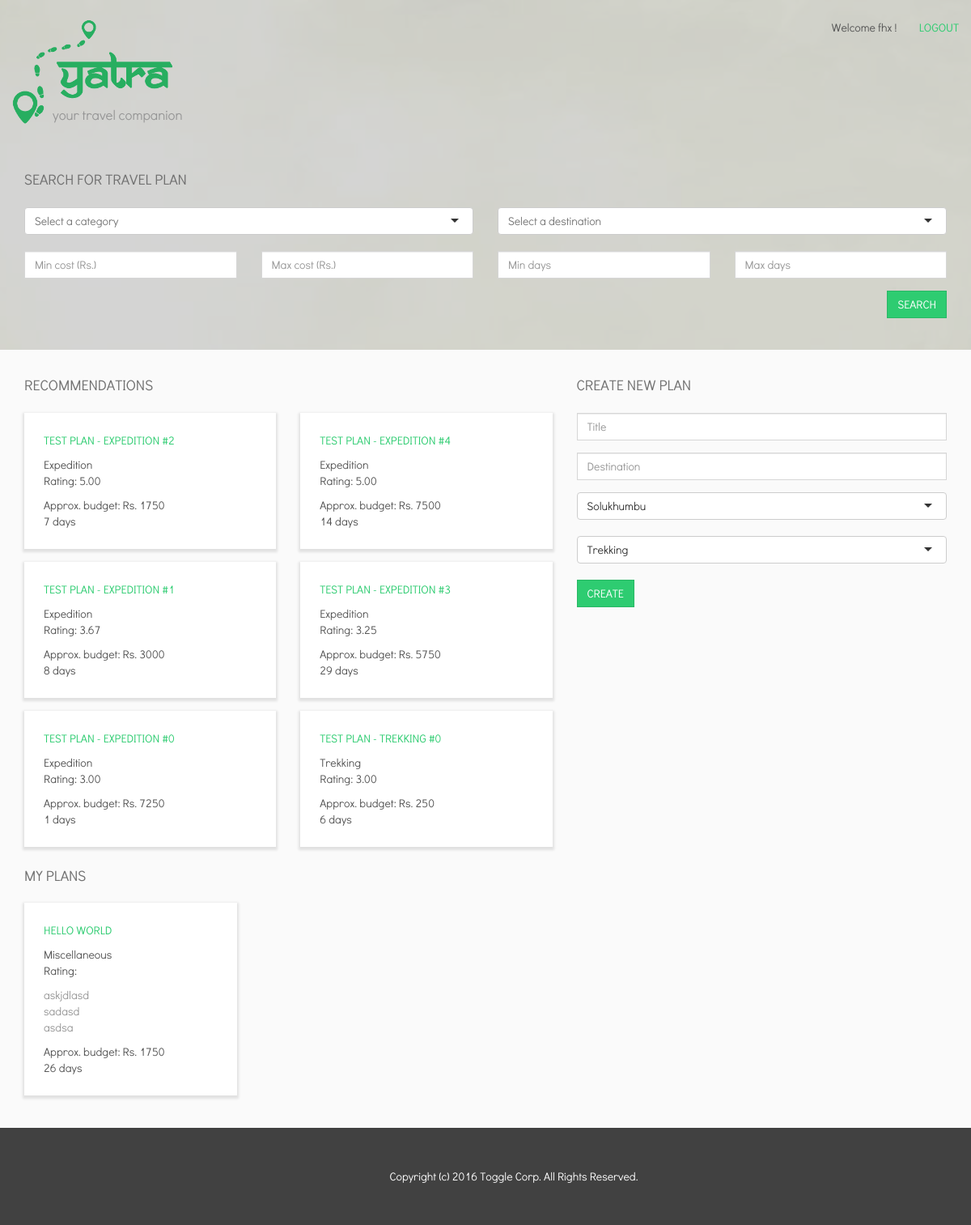
Before: /dashboard/ (signed in) with the older database file.
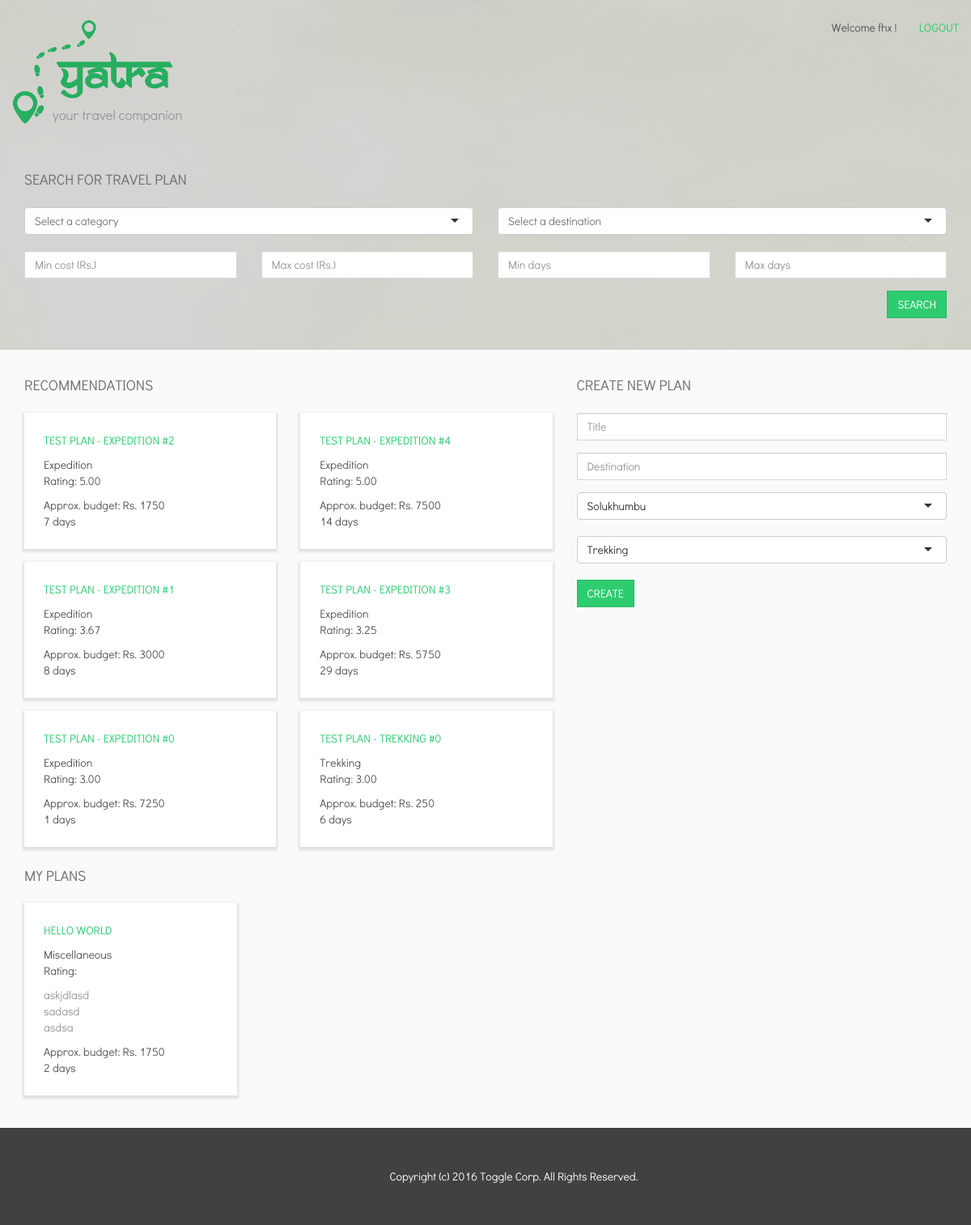
After: the same page with the newer database file.
### tour/models.py (models this page shows, shortened)
class Plan(models.Model):
    title = models.CharField(max_length=50)
    category = models.ForeignKey(Category)
    description = models.TextField(blank=True, default="")
    destination = models.ForeignKey(Destination)
    next_point = models.OneToOneField(TripPoint, null=True, blank=True,
                                      default=None)
    budget = models.IntegerField(null=True, blank=True, default=None)
    public = models.BooleanField(default=True)
    number_of_days = models.IntegerField(default=0)
    created_by = models.ForeignKey(User)
    created_at = models.DateTimeField(auto_now_add=True)

class Category(models.Model):
    name = models.CharField(max_length=70, primary_key=True)
    class Meta:
        verbose_name_plural = "categories"
    def __str__(self):
        return self.name

### tour/views.py (the view, shortened to what this page needs)
# urls.py: url(r'^dashboard/$', DashboardView.as_view(), name="dashboard"),
class DashboardView(View):
    @method_decorator(login_required)
    def get(self, request):
        user = request.user
        plans = Plan.objects.filter(public=True). \
            exclude(review__posted_by__pk=user.pk)
        recommendations = sort_by_recommended(plans, user)[:6]
        for plan in recommendations:
            plan.rating = Review.get_average_rating(plan)
        return render(request, 'tour/dashboard.html', {
            'recommendations': recommendations,
            'destinations': [
                d for d in Destination.objects.all()
                if not District.objects.filter(name=d.name).exists()
            ],
            "districts": District.objects.all(),
            "categories": Category.objects.all(),
            "my_plans":
                Plan.objects.filter(created_by=request.user).
                order_by('-created_at')
        })

### tour/models.py (called while the page is built)
    @staticmethod
    def get_average_rating(plan):
        ratings = Review.objects.filter(plan=plan).values_list('rating',
                                                               flat=True)
        return 0 if len(ratings) == 0 else sum(ratings)/len(ratings)

### tour/score.py (called while the page is built)
def average(values):
    return sum(values)/len(values) if len(values) != 0 else 0

def get_normal_diff(v1, v2):
    return float(v1-v2)/float(max(v1, v2))

def pearson(x, y):
    n = len(x)
    sum_x = float(sum(x))
    sum_y = float(sum(y))
    sum_x_sq = sum(map(lambda x: pow(x, 2), x))
    sum_y_sq = sum(map(lambda x: pow(x, 2), y))
    psum = sum(map(lambda x, y: x * y, x, y))
    num = psum - (sum_x * sum_y/n)
    den = pow((sum_x_sq - pow(sum_x, 2) / n) * (sum_y_sq - pow(sum_y, 2) / n),
              0.5)
    return 0 if den == 0 else num/den

def get_plans_difference(p1, p2):
    dist = get_normal_diff(p1.number_of_days, p2.number_of_days)**2 / 3
    if p1.budget and p2.budget:
        dist += get_normal_diff(p1.budget, p2.budget)**2 / 3
    dist += 0 if p1.category.pk == p2.category.pk else 1
    return math.sqrt(dist)

### tour/templates/tour/dashboard.html (shortened to what the changed rows need)
{% extends 'base.html' %}
{% load staticfiles %}
{% block headblock %}
<link rel="stylesheet" type="text/css" href="{% static 'css/dashboard.css' %}">
<link rel="stylesheet" type="text/css" href="{% static 'css/selectize.css' %}">
<link rel="stylesheet" type="text/css" href="{% static 'css/selectize.bootstrap3.css' %}">
{% endblock %}
{% block bodyblock %}
<div class="section" id="body-section">
    <div class="container">
        <div class="block" id="my-plans-block">
            <div class="row">
                {% for plan in my_plans %}
                <div class=col-sm-3>
                    <div class="recommendation">
                        <div class="title"><a href="{% url 'plan' plan.pk %}">{{plan.title}}</a></div>
                        <div class="category">{{plan.category}}</div>
                        <div class="rating">Rating: {{plan.rating|floatformat:2}}</div>
                        <div class="description"> {{plan.description|safe}} </div>
                        <div class="budget"> Approx. budget: Rs. {{plan.budget}}</div>
                        <div class="days">{{plan.number_of_days}} days</div>
                    </div>
                </div>
                {% endfor %}
            </div>
        </div>
    </div>
</div>
{% endblock %}

Changed rows visible on the page:
changed Plan "HELLO WORLD": number_of_days "26" → "2"
